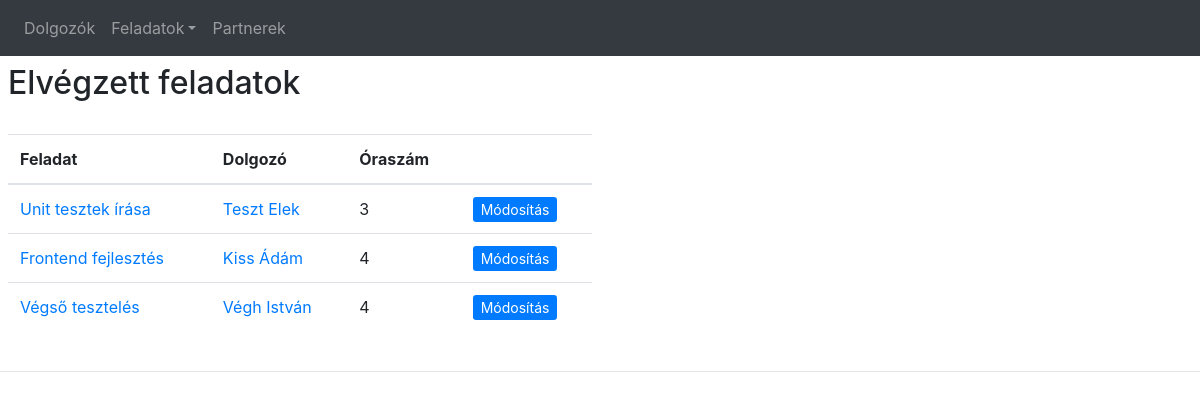
The page /index.php/jobs/finished on the database its author committed.
### tables this page shows
CREATE TABLE `elvegzett` (
  `id` int(11) NOT NULL,
  `feladat` int(11) NOT NULL,
  `dolgozo` int(11) NOT NULL,
  `oraszam` int(3) NOT NULL
);

CREATE TABLE `feladat` (
  `id` int(11) NOT NULL,
  `megnevezes` varchar(128) NOT NULL,
  `leiras` text,
  `partner` int(11) NOT NULL,
  `statusz` enum('inaktív','folyamatban','kész','') NOT NULL
);

CREATE TABLE `dolgozo` (
  `id` int(11) NOT NULL,
  `nev` varchar(56) NOT NULL,
  `beosztas` varchar(56) NOT NULL,
  `email` varchar(56) NOT NULL,
  `telefon` varchar(12) NOT NULL
);

### application/controllers/Jobs.php (called while the page is built, shortened)
<?php
class Jobs extends CI_Controller
{
    public function __construct()
    {
        $this->load->model('work/jobs_model');
        $this->load->helper('url_helper');
    }
    public function finished()
    {
        $data['title'] = 'Elvégzett feladatok';
        $data['jobs'] = $this->jobs_model->get_finished_jobs();
        $this->load->view('templates/header', $data);
        $this->load->view('templates/menu');
        $this->load->view('work/jobs/finished', $data);
        $this->load->view('templates/footer');
    }
}

### index.php (called while the page is built, shortened)
<?php
require_once BASEPATH.'core/CodeIgniter.php';

### application/models/work/Jobs_model.php (called while the page is built, shortened)
<?php
class Jobs_model extends CI_Model
{
    public function get_finished_jobs($id = FALSE)
    {
        if ($id == FALSE) {
            $this->db->get_where('feladat', array('statusz' => 'kész'));
            $this->db->from('feladat');
            $this->db->join('elvegzett', 'feladat.id = elvegzett.feladat');
            $this->db->join('dolgozo', 'elvegzett.dolgozo = dolgozo.id');
            $query = $this->db->get();
            return $query->result_array();
        }
        $query = $this->db->get_where('elvegzett', array('dolgozo' => $id));
        return $query->row_array();
    }
}

### application/views/work/jobs/finished.php (the view)
<div class="p-2 align-items-start w-50">
    <h2><?php echo $title; ?></h2><br/>
    <table class="table">
        <tr>
            <thead>
            <th>Feladat</th>
            <th>Dolgozó</th>
            <th>Óraszám</th>
            <th></th>
            </thead>
        </tr>
        <?php foreach ($jobs as $job): ?>
            <tr>
                <td><a href="<?php echo site_url('jobs/' . $job['feladat']); ?>"><?php echo $job['megnevezes']; ?></a>
                </td>
                <td><a href="<?php echo site_url('employees/' . $job['id']); ?>"><?php echo $job['nev']; ?></a></td>
                <td><?php echo $job['oraszam']; ?></td>
                <td><a href="<?php echo site_url('jobs/update_finished/' . $job['id']); ?>" class="btn-sm btn-primary"
                       role="button">Módosítás</a></td>
            </tr>
        <?php endforeach; ?>
    </table>
</div>

### rows shown on the page
elvegzett: feladat.megnevezes "Unit tesztek írása", dolgozo.nev "Teszt Elek", oraszam "3"
elvegzett: feladat.megnevezes "Frontend fejlesztés", dolgozo.nev "Kiss Ádám", oraszam "4"
elvegzett: feladat.megnevezes "Végső tesztelés", dolgozo.nev "Végh István", oraszam "4"

### other values the page prints
$title "Elvégzett feladatok"
